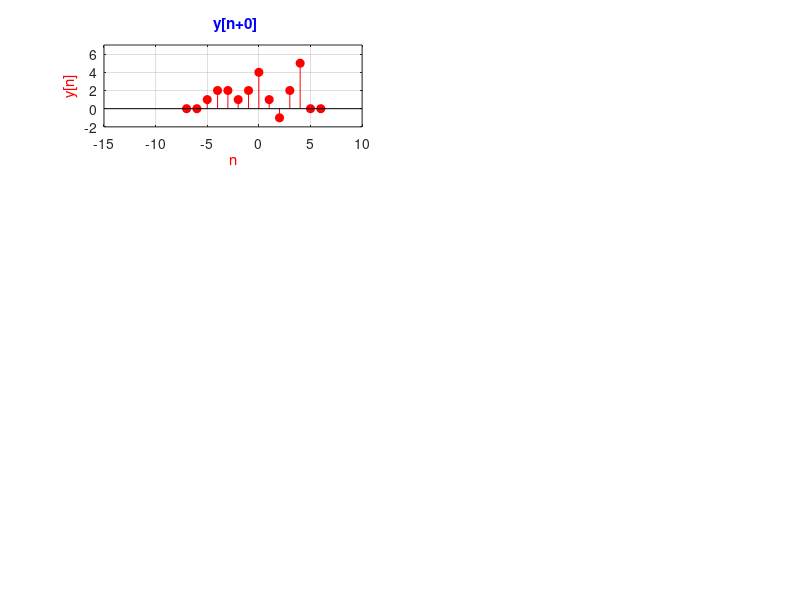

MATLAB code to generate this figure: (Note: this script raises an error after producing the figure.)
n=-7:6;
%x=[0,0,1,-1,2,3,7,1,2,-1,3,0,0,0];
x=[0,0,1,2,3,4,1,-1,0,0,0];
y=[0,0,1,2,2,1,2,4,1,-1,2,5,0,0];
sum=0;
sum1=0;
for i=1:8
    subplot(4,2,i);
    stem(n,y,'r','filled');
    xlabel('n','Color','r');
    ylabel('y[n]','Color','r');
    title(sprintf(' y[n+%d]',i-1),'color','b');
    axis([-15 10 -2 7]);
    grid ;
    sum=0;
    for cc=1:15-i
        sum=sum+x(cc).*y(cc+i-1); 
    end 
    disp((sprintf("x[n]*y[n+%d] = %d",i-1,sum)));
    
    sum1=sum1+sum;
    n = -7-i:6-i;
end 
disp((sprintf("Total is = %d",sum1)))   

   
    


